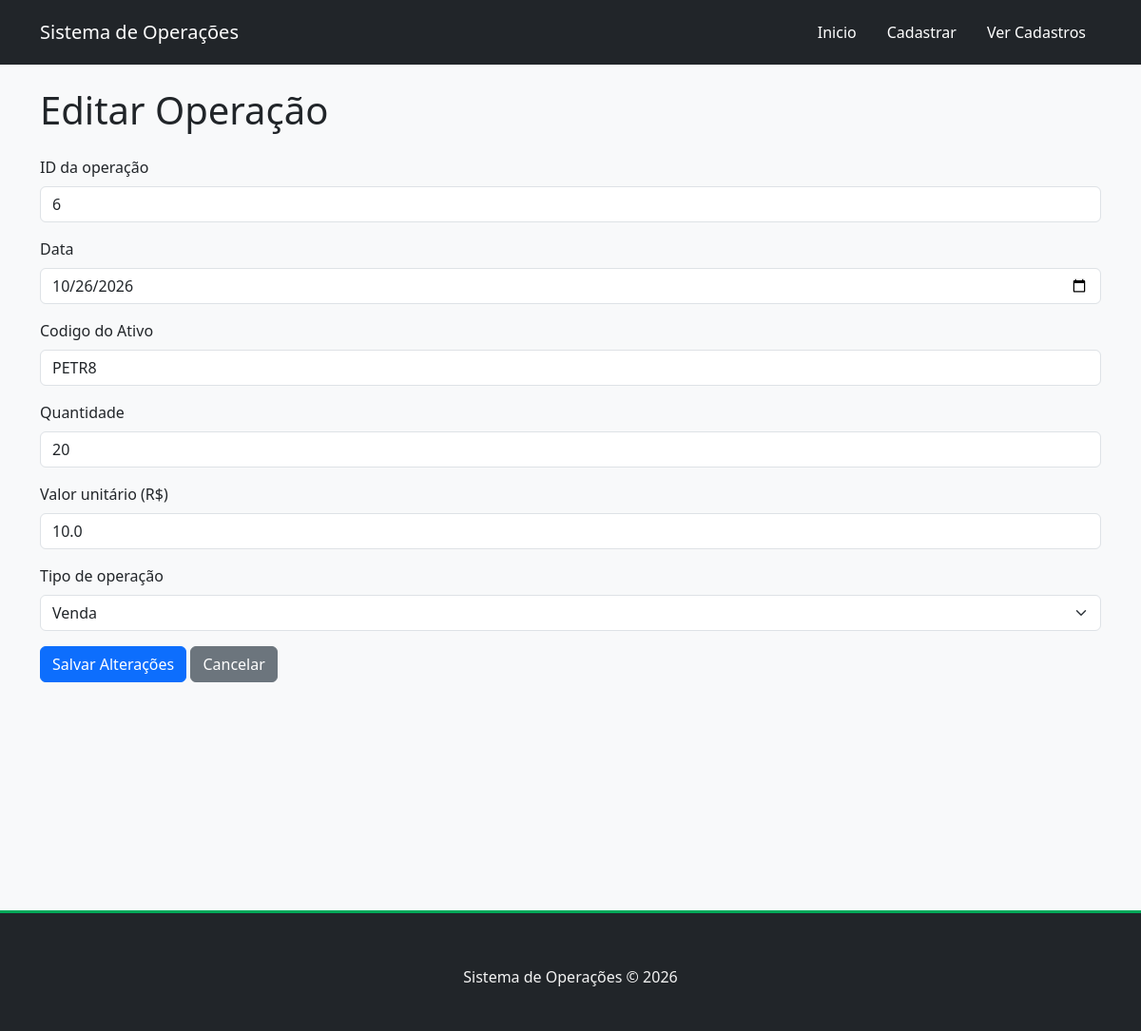
The app's page /operacoes/6/editar with its own data.
### tables this page shows
CREATE TABLE operacoes (
    id INTEGER PRIMARY KEY AUTOINCREMENT,
    data TEXT NOT NULL, 
    ativo TEXT NOT NULL,
    quantidade INTEGER NOT NULL,
    valor_unitario REAL NOT NULL,
    tipo_operacao TEXT NOT NULL,
    valor_bruto REAL NOT NULL,
    taxas REAL NOT NULL,
    valor_liquido REAL NOT NULL
);

### controllers/operacao_controller.py (the view, shortened to what this page needs)
def editar(id):
    operacao_atual = Operacao.buscar_id(id)
    if operacao_atual is None:
        flash('Operação não encontrada.', 'danger')
        return redirect(url_for('listar'))
    return render_template('editar.html', operacao=operacao_atual)

### daos/operacao_dao.py (called while the page is built)
    def _dados_dict(self, row):
        return{
            'id': row['id'],
            'data': row['data'],
            'ativo': row['ativo'],
            'quantidade': row['quantidade'],
            'valor_unitario': row['valor_unitario'],
            'tipo_operacao': row['tipo_operacao'],
            'valor_bruto': row['valor_bruto'],
            'taxas': row['taxas'],
            'valor_liquido': row['valor_liquido'],
        }

    def buscar_id(self, id):
        db = SQLiteDB()
        db.conectar()
        query = 'SELECT * FROM operacoes WHERE id = ?'
        resultado = db.consultar(query, (id,)) #(id,) é uma tupla com um único elemento.
        db.desconectar()
        if resultado:
            return self._dados_dict(resultado[0])
        return None

### database/sqlitedb.py (called while the page is built)
    def conectar(self): #Abre a conexao com o BD
        self.conn = sqlite3.connect(self.DB_FILE)
        self.conn.row_factory =  sqlite3.Row #permite acessar os dados retornados pelo banco pelo nome da coluna
        self.cursor = self.conn.cursor()

    def desconectar(self): #fecha a conexao com o BD
        if self.conn:
            self.conn.close()
            self.conn = None
            self.cursor = None

    def consultar(self, query, params=()): #executa consultas como SELECT e devolve os registros.
        try:
            self.cursor.execute(query, params)
            return self.cursor.fetchall()
        except sqlite3.Error as erro:
            print('Erro ao consultar: ', erro)
            return None

### models/operacao.py (called while the page is built)
    @staticmethod
    def buscar_id(id):
        dao = OperacaoDAO()
        return dao.buscar_id(id)

### templates/editar.html (shortened to what this page needs)
{% extends "base.html" %}
{% block conteudo %}
<h1 class="mb-4">Editar Operação</h1>
<form action="{{ url_for('editar', id=operacao['id']) }}" method="POST">
    <div class="mb-3">
        <label class="form-label">ID da operação</label>
        <input type="text" class="form-control" value="{{ operacao['id'] }}" readonly>
    </div>
    <div class="mb-3">
        <label class="form-label">Data</label>
        <input type="date" name="data" class="form-control"
        value="{{ operacao['data'] }}" required>
    </div>
    <div class="mb-3">
        <label class="form-label">Codigo do Ativo</label>
        <input type="text" name="ativo" class="form-control"
        value="{{ operacao['ativo'] }}" required>
    </div>
    <div class="mb-3">
        <label class="form-label">Quantidade</label>
        <input type="number" name="quantidade" class="form-control" min="1"
        value="{{ operacao['quantidade'] }}" required>
    </div>
    <div class="mb-3">
        <label class="form-label">Valor unitário (R$)</label>
        <input type="number" name="valor_unitario" class="form-control"
        min="0.01" step="0.01"
        value="{{ operacao['valor_unitario'] }}" required>
    </div>
    <div class="mb-3">
        <label class="form-label">Tipo de operação</label>
        <select name="tipo_operacao" class="form-select" required>
            <option value="venda" {% if operacao['tipo_operacao'] == 'venda' %}selected{%endif%}>
                Venda
            </option>
        </select>
    </div>
    <button type="submit" class="btn btn-primary">Salvar Alterações</button>
    <a href="{{ url_for('detalhes', id=operacao['id']) }}" class="btn btn-secondary">
        Cancelar
    </a>
</form>
{% endblock %}

### static/css/style.css (style rules this page uses)
body { display: flex; flex-direction: column; }

### records on screen
operacoes: id "6", data "10/26/2026", ativo "PETR8", quantidade "20", valor_unitario "10.0", tipo_operacao "Venda"
